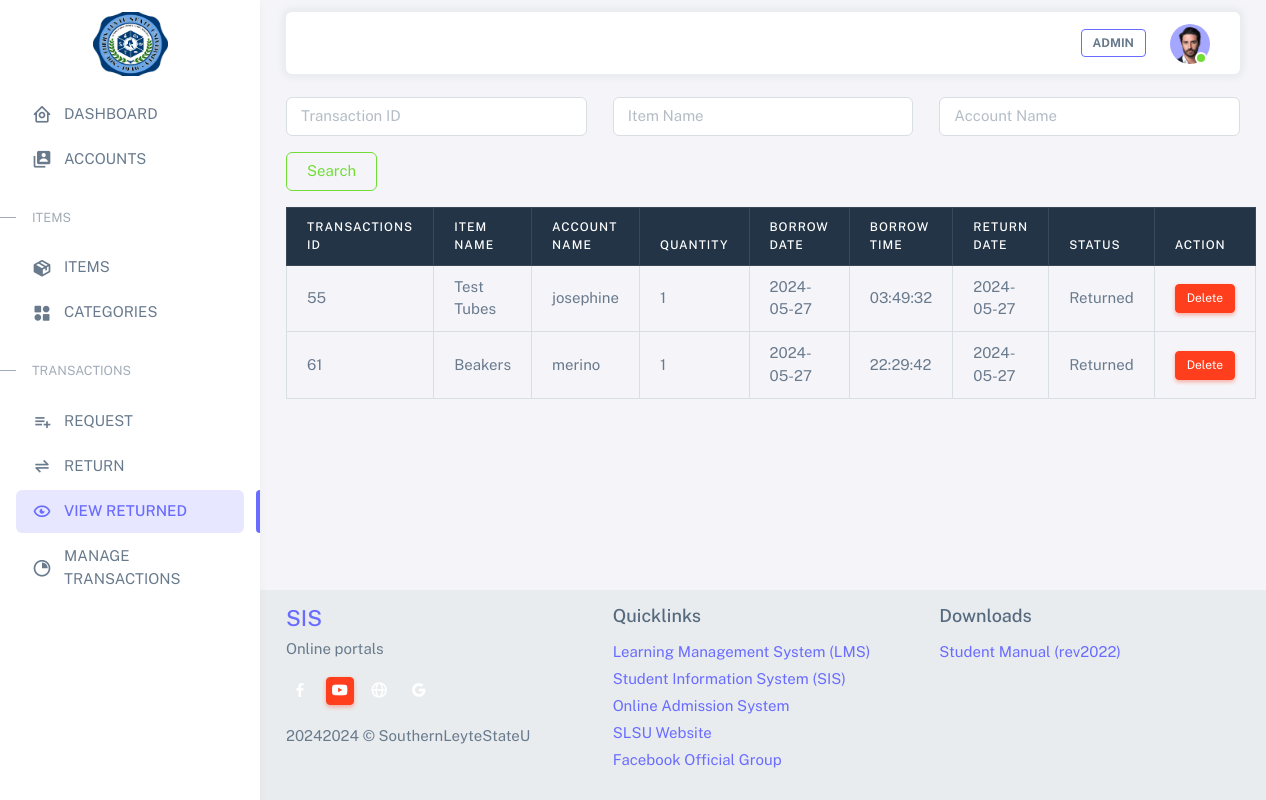
Screenshot of /html/manage_returned.php (signed in) with the database file from the repository.
### tables this page shows
CREATE TABLE `transaction` (
  `transaction_id` int NOT NULL,
  `item_id` int DEFAULT NULL,
  `account_id` int DEFAULT NULL,
  `quantity` int DEFAULT NULL,
  `borrow_date` date DEFAULT NULL,
  `borrow_time` time NOT NULL,
  `return_date` date DEFAULT NULL,
  `status` varchar(50) DEFAULT NULL
);

CREATE TABLE `items` (
  `item_id` int NOT NULL,
  `image` varchar(255) NOT NULL,
  `name` varchar(255) DEFAULT NULL,
  `description` text,
  `quantity` int DEFAULT NULL,
  `category_id` int DEFAULT NULL
);

CREATE TABLE `accounts` (
  `account_id` int NOT NULL,
  `id_number` varchar(50) DEFAULT NULL,
  `name` varchar(255) DEFAULT NULL,
  `password` varchar(255) DEFAULT NULL,
  `type` varchar(50) DEFAULT NULL
);

### html/manage_returned.php (the view, shortened to what this page needs)
<?php
include('config.php');
?>
<!DOCTYPE html>
<html lang="en" class="light-style layout-menu-fixed layout-compact" dir="ltr" data-theme="theme-default" data-assets-path="../assets/" data-template="vertical-menu-template-free">
<head>
    <link rel="stylesheet" href="../assets/vendor/fonts/boxicons.css" />
    <link rel="stylesheet" href="../assets/vendor/css/core.css" class="template-customizer-core-css" />
    <link rel="stylesheet" href="../assets/vendor/css/theme-default.css" class="template-customizer-theme-css" />
    <link rel="stylesheet" href="../assets/css/demo.css" />
    <link rel="stylesheet" href="../assets/vendor/libs/perfect-scrollbar/perfect-scrollbar.css" />
    <link rel="stylesheet" href="../assets/vendor/libs/apex-charts/apex-charts.css" />
</head>
<body>
    <div class="layout-wrapper layout-content-navbar">
        <div class="layout-container">
            <aside id="layout-menu" class="layout-menu menu-vertical menu bg-menu-theme">
                <div class="app-brand demo" style="text-align: center;">
                    <img src="SLSU.jpg" alt="Admin Logo" height="70" width="75" style="display: block; margin: 0 auto;" />
                </div>
                <ul class="menu-inner py-3">
                    <li class="menu-item">
                        <a href="admin.php" class="menu-link">
                            <i class="menu-icon tf-icons bx bx-home-circle"></i>
                            <div data-i18n="Basic">DASHBOARD</div>
                        </a>
                    </li>
                    <li class="menu-item">
                        <a href="manage_accounts.php" class="menu-link">
                            <i class="menu-icon tf-icons bx bxs-user-account"></i>
                            <div data-i18n="Basic">ACCOUNTS</div>
                        </a>
                    </li>
                    <li class="menu-header small text-uppercase">
                        <span class="menu-header-text">ITEMS</span>
                    </li>
                    <li class="menu-item">
                        <a href="manage_items.php" class="menu-link">
                            <i class="menu-icon tf-icons bx bxs-package"></i>
                            <div data-i18n="Basic">ITEMS</div>
                        </a>
                    </li>
                    <li class="menu-item">
                        <a href="manage_item_categories.php" class="menu-link">
                            <i class="menu-icon tf-icons bx bxs-category-alt"></i>
                            <div data-i18n="Basic">CATEGORIES</div>
                        </a>
                    </li>
                    <li class="menu-header small text-uppercase">
                        <span class="menu-header-text">TRANSACTIONS</span>
                    </li>
                    <li class="menu-item">
                        <a href="manage_request.php" class="menu-link">
                            <i class="menu-icon tf-icons bx bx-list-plus"></i>
                            <div data-i18n="Basic">REQUEST</div>
                        </a>
                    </li>
                    <li class="menu-item">
                        <a href="manage_return.php" class="menu-link">
                            <i class="menu-icon tf-icons bx bx-transfer-alt"></i>
                            <div data-i18n="Basic">RETURN</div>
                        </a>
                    </li>
                    <li class="menu-item active">
                        <a href="manage_returned.php" class="menu-link">
                            <i class="menu-icon tf-icons bx bx-show-alt"></i>
                            <div data-i18n="Basic">VIEW RETURNED</div>
                        </a>
                    </li>
                    <li class="menu-item">
                        <a href="manage_history.php" class="menu-link">
                            <i class="menu-icon tf-icons bx bx-pie-chart"></i>
                            <div data-i18n="Basic">MANAGE TRANSACTIONS</div>
                        </a>
                    </li>
                </ul>
            </aside>
            <div class="layout-page">
                <nav class="layout-navbar container-xxl navbar navbar-expand-xl navbar-detached align-items-center bg-navbar-theme" id="layout-navbar">
                    <div class="navbar-nav-right d-flex align-items-center" id="navbar-collapse">
                        <ul class="navbar-nav flex-row align-items-center ms-auto">
                            <li class="nav-item lh-1 me-3">
                                <a class="btn btn-outline-primary btn-sm admin-blink"><b>ADMIN</b></a>
                            </li>
                            <li class="nav-item navbar-dropdown dropdown-user dropdown">
                                <a class="nav-link dropdown-toggle hide-arrow" href="javascript:void(0);" data-bs-toggle="dropdown">
                                    <div class="avatar avatar-online">
                                        <img src="../assets/img/avatars/1.png" alt class="w-px-40 h-auto rounded-circle" />
                                    </div>
                                </a>
                            </li>
                        </ul>
                    </div>
                </nav>
                <div class="content-wrapper">
                    <div class="container">
                        <br>
                        <form action="<?php echo htmlspecialchars($_SERVER["PHP_SELF"]); ?>" method="get" class="form-inline mb-3">
                            <div class="row">
                                <div class="col-sm-4">
                                    <div class="form-group">
                                        <input class="form-control" type="text" id="search_transaction_id" name="search_transaction_id" placeholder="Transaction ID" value="<?php echo isset($_GET['search_transaction_id']) ? htmlspecialchars($_GET['search_transaction_id']) : ''; ?>">
                                    </div>
                                </div>
                                <div class="col-sm-4">
                                    <div class="form-group">
                                        <input class="form-control" type="text" id="search_item_name" name="search_item_name" placeholder="Item Name" value="<?php echo isset($_GET['search_item_name']) ? htmlspecialchars($_GET['search_item_name']) : ''; ?>">
                                    </div>
                                </div>
                                <div class="col-sm-4">
                                    <div class="form-group">
                                        <input class="form-control" type="text" id="search_account_name" name="search_account_name" placeholder="Account Name" value="<?php echo isset($_GET['search_account_name']) ? htmlspecialchars($_GET['search_account_name']) : ''; ?>">
                                    </div>
                                </div>
                            </div>
                            <button class="btn btn-outline-success mt-3" type="submit">Search</button>
                        </form>
                        <table class="table table-bordered">
                            <thead class="table-dark">
                                <tr>
                                    <th class="text-white">Transactions ID</th>
                                    <th class="text-white">Item Name</th>
                                    <th class="text-white">Account Name</th>
                                    <th class="text-white">Quantity</th>
                                    <th class="text-white">Borrow Date</th>
                                    <th class="text-white">Borrow Time</th>
                                    <th class="text-white">Return Date</th>
                                    <th class="text-white">Status</th>
                                    <th class="text-white">Action</th>
                                </tr>
                            </thead>
                            <tbody>
                            <?php
                                $search_transaction_id = isset($_GET['search_transaction_id']) ? '%' . $_GET['search_transaction_id'] . '%' : '%';
                                $search_item_name = isset($_GET['search_item_name']) ? '%' . $_GET['search_item_name'] . '%' : '%';
                                $search_account_name = isset($_GET['search_account_name']) ? '%' . $_GET['search_account_name'] . '%' : '%';
                                $sql = "SELECT t.transaction_id, i.name AS item_name, a.name AS account_name, t.quantity, t.borrow_date, t.borrow_time, t.return_date, t.status
                                        FROM transaction t
                                        INNER JOIN items i ON t.item_id = i.item_id
                                        INNER JOIN accounts a ON t.account_id = a.account_id
                                        WHERE t.status = 'returned'
                                        AND (t.transaction_id LIKE ?)
                                        AND (i.name LIKE ?)
                                        AND (a.name LIKE ?)";
                                $stmt = mysqli_prepare($conn, $sql);
                                if ($stmt) {
                                    mysqli_stmt_bind_param($stmt, 'sss', $search_transaction_id, $search_item_name, $search_account_name);
                                    mysqli_stmt_execute($stmt);
                                    $result = mysqli_stmt_get_result($stmt);
                                    if (mysqli_num_rows($result) > 0) {
                                        while ($row = mysqli_fetch_assoc($result)) {
                                            ?>
                                            <tr>
                                                <td><?php echo $row['transaction_id']; ?></td>
                                                <td><?php echo $row['item_name']; ?></td>
                                                <td><?php echo $row['account_name']; ?></td>
                                                <td><?php echo $row['quantity']; ?></td>
                                                <td><?php echo $row['borrow_date']; ?></td>
                                                <td><?php echo $row['borrow_time']; ?></td>
                                                <td><?php echo $row['return_date']; ?></td>
                                                <td><?php echo $row['status']; ?></td>
                                                <td>
                                                    <form id="confirmForm<?php echo $row['transaction_id']; ?>" action="delete_transaction.php" method="post" onsubmit="return confirmRequest(<?php echo $row['transaction_id']; ?>)">
                                                        <button type="submit" class="btn btn-danger btn-sm">Delete</button>
                                                    </form>
                                                </td>
                                            </tr>
                                            <?php
                                        }
                                    } else {
                                        ?>
                                        <tr>
                                            <td colspan="9">No confirmed requests</td>
                                        </tr>
                                        <?php
                                    }
                                } else {
                                    echo "Error in preparing the SQL statement.";
                                }
                            ?>
                            </tbody>
                        </table>
                    </div>
                    <footer class="footer" style="background-color: #e9ecee">
                        <div class="container-fluid container-p-x pt-3 pb-2">
                            <div class="row">
                            <div class="col-12 col-sm-6 col-md-4 mb-3 mb-sm-0">
                                <h4 class="mb-2"><a href="#" target="_blank" class="footer-text">SIS </a></h4>
                                <span>Online portals</span>
                                <div class="social-icon my-3">
                                <a href="https://www.facebook.com/southernleytestateu" target="_blank" class="btn btn-icon btn-sm btn-facebook me-2 text-white"><i class="bx bxl-facebook"></i></a>
                                <a href="https://youtube.com/c/SouthernLeyteStateUniversity" target="_blank" class="btn btn-icon btn-sm btn-danger me-2 text-white"><i class="bx bxl-youtube"></i></a>
                                <a href="https://www.southernleytestateu.edu.ph/index.php/en/" target="_blank" class="btn btn-icon btn-sm btn-linkedin me-2  text-white"><i class="bx bx-globe"></i></a>
                                <a href="https://gmail.com" target="_blank" class="btn btn-icon btn-sm btn-google text-white"><i class="bx bxl-google"></i></a>
                                </div>
                                <p class="pt-1">
                                2024 © SouthernLeyteStateU
                                </p>
                            </div>
                            <div class="col-12 col-sm-6 col-md-4 mb-4 mb-sm-0">
                                <h5>Quicklinks</h5>
                                <ul class="list-unstyled">
                                <li><a href="https://lms.southernleytestateu.edu.ph" class="footer-link d-block pb-1">Learning Management System (LMS)</a></li>
                                <li><a href="http://sis.southernleytestateu.edu.ph" class="footer-link d-block pb-1">Student Information System (SIS)</a></li>
                                <li><a href="http://my.southernleytestateu.edu.ph" class="footer-link d-block pb-1">Online Admission System</a></li>
                                <li><a href="https://southernleytestateu.edu.ph" class="footer-link d-block pb-1">SLSU Website</a></li>
                                <li><a href="https://www.facebook.com/groups/2662041820705404" class="footer-link d-block pb-1">Facebook Official Group</a></li>
                                </ul>
                            </div>
                            <div class="col-12 col-sm-6 col-md-4">
                                <h5>Downloads</h5>
                                <ul class="list-unstyled">
                                    <li><a href="https://sis.southernleytestateu.edu.ph/download/student-manual" class="footer-link d-block pb-1">Student Manual (rev2022)</a></li>
                                </ul>
                            </div>
                            </div>
                        </div>
                    </footer>
                </div>
            </div>
        </div>
    </div>
</body>
</html>

### assets/css/demo.css (style rules this page uses)
.menu .app-brand.demo { height: 64px; margin-top: 12px; }

### html/manage_returned.php (style rules this page uses)
.admin-blink { animation: blink 2s infinite; }

### rows the page displays
transaction: transaction_id "55", item.name "Test Tubes", account.name "josephine", quantity "1", borrow_date "2024-05-27", borrow_time "03:49:32", return_date "2024-05-27", status "Returned"
transaction: transaction_id "61", item.name "Beakers", account.name "merino", quantity "1", borrow_date "2024-05-27", borrow_time "22:29:42", return_date "2024-05-27", status "Returned"
